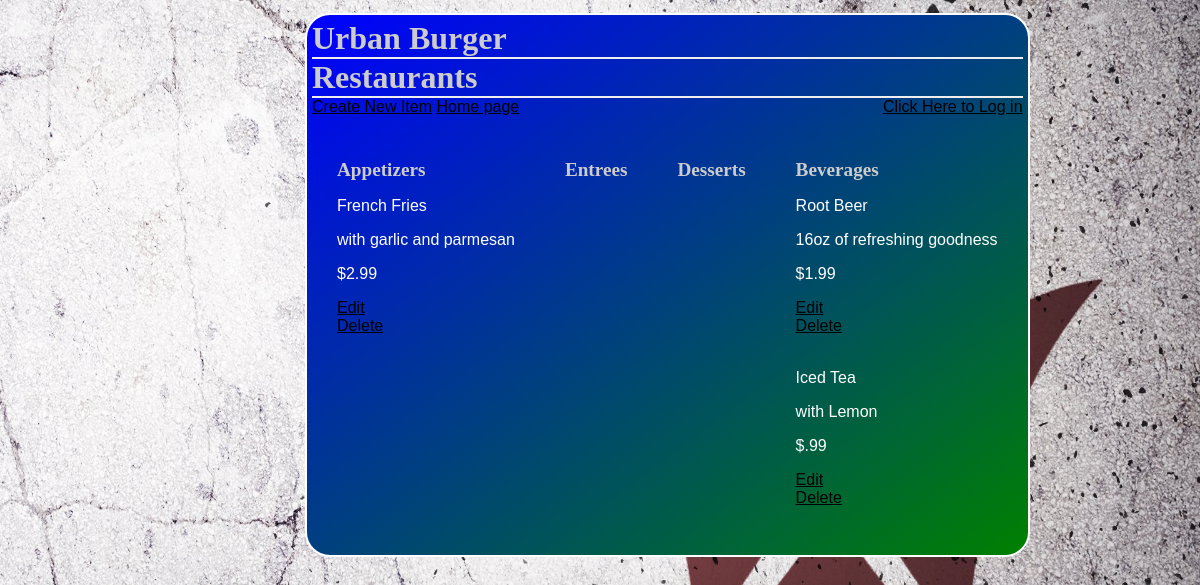
Page /restaurants/1/menu/ on the committed database.
### Kaia/Server-master/database_setup.py (models this page shows, shortened)
class Restaurant(Base):
    __tablename__ = 'restaurant'
    id = Column(Integer, primary_key=True)
    name = Column(String(250), nullable=False)
    user_id = Column(Integer, ForeignKey('user.id'))
    user = relationship(User)

class MenuItem(Base):
    __tablename__ = 'menu_item'
    name = Column(String(80), nullable=False)
    id = Column(Integer, primary_key=True)
    description = Column(String(250))
    price = Column(String(8))
    course = Column(String(250))
    restaurant_id = Column(Integer, ForeignKey('restaurant.id'))
    restaurant = relationship(Restaurant)
    user_id = Column(Integer, ForeignKey('user.id'))
    user = relationship(User)

### Kaia/Server-master/server.py (the view)
@app.route('/restaurants/<int:restaurant_id>/')
@app.route('/restaurants/<int:restaurant_id>/menu/')
def Menu(restaurant_id):
    restaurant = session.query(Restaurant).filter_by(id=restaurant_id).one()
    items = session.query(MenuItem).filter_by(restaurant_id=restaurant_id).all()
    return render_template('menu.html', items=items, restaurant=restaurant)

### Kaia/Server-master/templates/menu.html (shortened to what this page needs)
<html>
	<head>
		<link rel="stylesheet" type="text/css" href="{{url_for('static', filename='design.css')}}">
	</head>
	<body>
		<div class='pane'>
		<h1>{{restaurant.name}}</h1>
		{% if 'username' not in session %}
			<h1>Restaurants</h1><a href="{{url_for('showLogin')}}" style="float: right;">Click Here to Log in</a>
			{% else %}
			<h1>Restaurants</h1><a href="{{url_for('gdisconnect')}}" style="float: right;">Log Out</a>
			{% endif %}
		{% if items !=[] %}
		<a href="{{url_for('Menu_new', restaurant_id=restaurant.id)}}">Create New Item</a>
		<a href="{{url_for('showAll')}}">Home page</a>
		<br><br>
		<div style="float: left; padding: 25px;">
			<h2>Appetizers</h2>
				{% for i in items %}
				{% if i.course == 'Appetizer' %}
				<p>{{i.name}}</p>
				<p>{{i.description}}</p>
				<p>{{i.price}}</p>
				<a href="{{url_for('Menu_edit', restaurant_id=restaurant.id, menu_id=i.id)}}">Edit</a><br>
				<a href="{{url_for('Menu_delete', restaurant_id=restaurant.id, menu_id=i.id)}}">Delete</a><br>
				<br>
				{% endif %}
				{% endfor %}
			</div>
			<div style="float: left; padding: 25px;">
			<h2>Entrees</h2>
			</div>
			<div style="float: left; padding: 25px;">
			<h2>Desserts</h2>
			</div>
			<div style="float: left; padding: 25px;">
			<h2>Beverages</h2>
				{% for i in items %}
				{% if i.course == 'Beverage' %}
				<p>{{i.name}}</p>
				<p>{{i.description}}</p>
				<p>{{i.price}}</p>
				<a href="{{url_for('Menu_edit', restaurant_id=restaurant.id, menu_id=i.id)}}">Edit</a><br>
				<a href="{{url_for('Menu_delete', restaurant_id=restaurant.id, menu_id=i.id)}}">Delete</a><br>
				<br>
				{%endif%}
				{% endfor %}
				{% else %}
				<p>You currently have no menu items</p>
				<a href="{{url_for('Menu_new', restaurant_id=restaurant.id)}}"></a>
				{% endif %}
			</div>
		</div>
	</body>
</html>

### Kaia/Server-master/static/design.css (style rules this page uses)
body { font-family: sans-serif; color: white; background: linear-gradient(to top right, red, purple, blue); background-repeat: no-repeat; background-image: url("hedge.jpg"); background-size: 100% 100%; }
h1, h2, h3, h4 { color: #CCCCCC; }
h1, h2 { font-family: 'Georgia', serif; margin: 0; }
h1 { border-bottom: 2px solid #eee; }
h2 { font-size: 1.2em; }
p { color: white; }
a { text-decoration: underline; color: black; }
.pane { position:absolute; left: 25%; border: 2px solid; border-radius: 25px; padding: 5px; margin: 5px; background: linear-gradient(to bottom right, blue, green); }

### rows in the picture
Restaurant: name "Urban Burger"
MenuItem: name "French Fries", description "with garlic and parmesan", price "$2.99"
MenuItem: name "Root Beer", description "16oz of refreshing goodness", price "$1.99"
MenuItem: name "Iced Tea", description "with Lemon", price "$.99"
